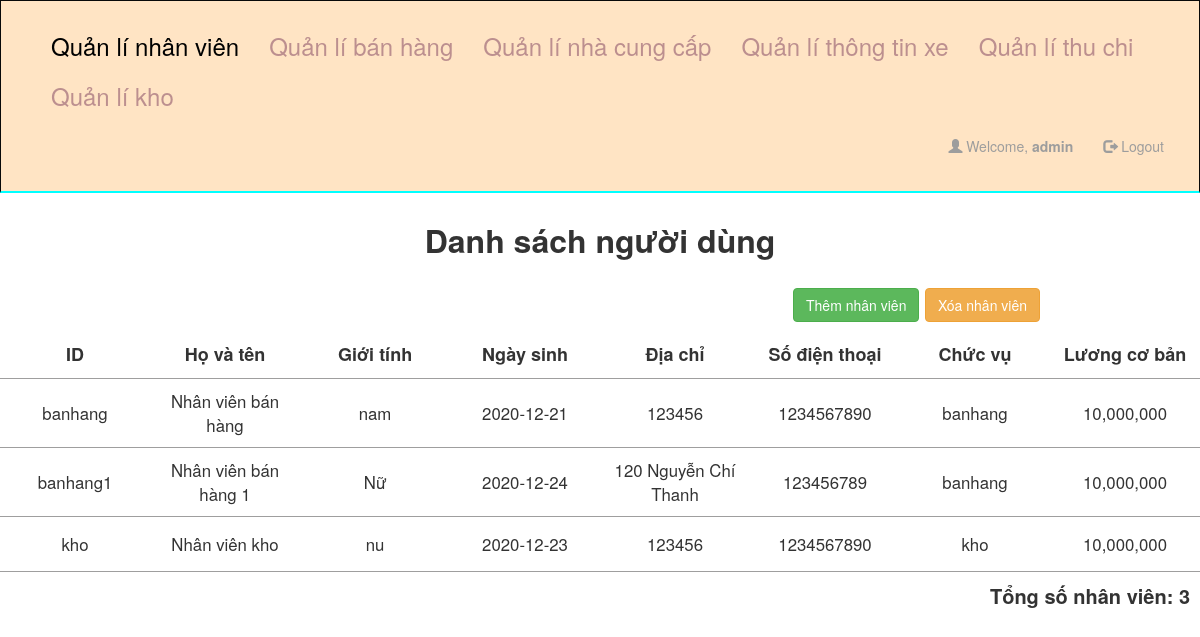
Page /index.php?controller=quanli&action=index (signed in) on the committed database.
### tables this page shows
CREATE TABLE `user` (
  `id` varchar(30) NOT NULL COMMENT 'ID khi dang nhap',
  `pass` varchar(255) NOT NULL,
  `ten` varchar(50) NOT NULL,
  `gioitinh` varchar(5) NOT NULL COMMENT 'nam, nu',
  `namsinh` date NOT NULL COMMENT ' 4 chu so',
  `diachi` varchar(255) NOT NULL,
  `sdt` varchar(10) NOT NULL COMMENT '10 chu so',
  `chucvu` varchar(20) NOT NULL COMMENT 'quanli,banhang, kho',
  `luongcb` varchar(20) NOT NULL DEFAULT '0',
  `state` int(1) NOT NULL DEFAULT 1
);

### app/controller/base_controller.php (called while the page is built, shortened)
<?php
require_once ('app/model/user_model.php');
class base_controller
{
    protected $name;
    public function process($view,$data){
        require_once('app/view/' . $this->name . '/' . $view . '.php');
    }
}

### app/controller/quanli_controller.php (called while the page is built, shortened)
<?php
require_once ('base_controller.php');
class quanli_controller extends base_controller
{
    public function index() {
        $this->process('nhanvien',array());
    }
    public static function get_all_users() {
        return user_model::get_all_users();
    }
}

### app/model/user_model.php (called while the page is built, shortened)
<?php
class user_model
{
    public static function get_all_users() {
        $sql = 'select * from user';
        $db = DB::getDB();
        $stm = $db->prepare($sql);
        $status = $stm->execute();
        if ($status) {
            $result = $stm->get_result();
            $data = array();
            while ($row = $result->fetch_assoc()) {
                array_push($data, $row);
            }
            return $data;
        }
        return null;
    }
}

### app/view/quanli/nhanvien.php (the view, shortened to what this page needs)
<?php
require_once ('app/controller/quanli_controller.php');
?>
<!DOCTYPE html>
<html lang="en">
<head>
    <link rel="stylesheet" href="https://maxcdn.bootstrapcdn.com/bootstrap/3.4.1/css/bootstrap.min.css">
    <link rel="stylesheet" href="/style.css">
</head>
<body>
<nav id="navbar" class="navbar navbar-inverse">
    <div class="container-fluid">
        <ul class="nav navbar-nav">
            <li><a id="quanli_page" href="/index.php?controller=quanli&action=index">Quản lí nhân viên</a></li>
            <li><a id="quanli_page"  href="/index.php?controller=quanli&action=banhang" style="color: rosybrown">Quản lí bán hàng</a></li>
            <li><a id="quanli_page"  href="/index.php?controller=quanli&action=nhacungcap" style="color: rosybrown">Quản lí nhà cung cấp</a></li>
            <li><a id="quanli_page"  href="/index.php?controller=quanli&action=thongtinxe" style="color: rosybrown">Quản lí thông tin xe</a></li>
            <li><a id="quanli_page"  href="/index.php?controller=quanli&action=thuchi" style="color: rosybrown">Quản lí thu chi</a></li>
            <li><a id="quanli_page"  href="/index.php?controller=quanli&action=kho" style="color: rosybrown">Quản lí kho</a></li>
        </ul>
        <ul class="nav navbar-nav navbar-right">
            <li><a href="#"><span class="glyphicon glyphicon-user"></span> Welcome, <b><?= $_SESSION['username'] ?></b></a></li>
            <li><a href="/index.php?controller=login&action=logout"><span class="glyphicon glyphicon-log-out"></span> Logout</a></li>
        </ul>
    </div>
</nav>
<h2 class="text-center">Danh sách người dùng</h2>
<div id="responsive_table">
    <table id="table_list">
        <table id="table_list"">
        <tr class="control">
            <td colspan="7">
                <a href="/index.php?controller=quanli&action=them_user&data=-1" class="btn btn-success">Thêm nhân viên</a></button>
                <button class="btn btn-warning" data-toggle="modal" data-target="#delete_user">Xóa nhân viên</a></button>
            </td>
        </tr>
        <tr class="header">
            <td>ID</td>
            <td>Họ và tên</td>
            <td>Giới tính</td>
            <td>Ngày sinh</td>
            <td>Địa chỉ</td>
            <td>Số điện thoại</td>
            <td>Chức vụ</td>
            <td>Lương cơ bản</td>
        </tr>
        <?php
        $data = quanli_controller::get_all_users();
        $id = '';
        $name = '';
        $gender = '';
        $birth = '';
        $address = '';
        $sdt = '';
        $chucvu = '';
        $luongcb = '';
        $total = 0;
        foreach ($data as $row) {
            if ($row['id'] === $_SESSION['username'] or $row['state']===0) {
                continue;
            }
            else {
                $id = $row['id'];
                $name = $row['ten'];
                $gender = $row['gioitinh'];
                $birth = $row['namsinh'];
                $address = $row['diachi'];
                $sdt = $row['sdt'];
                $chucvu = $row['chucvu'];
                $luongcb = $row['luongcb'];
            }
            $total += 1;
            ?>
            <tr class="item">
                <td><?= $id ?> </td>
                <td><?= $name ?> </td>
                <td><?= $gender ?> </td>
                <td><?= $birth ?> </td>
                <td><?= $address ?> </td>
                <td><?= $sdt ?> </td>
                <td><?= $chucvu ?> </td>
                <td><?= $luongcb ?> </td>
            </tr>
            <?php
        }
        ?>
        <tr class="control">
            <td colspan="8">
                <p>Tổng số nhân viên: <?= $total; ?></p>
            </td>
        </tr>
    </table>
</div>
</body>
</html>

### style.css (style rules this page uses)
* { box-sizing: border-box; }
.text-center { font-size: xx-large; font-weight: bold; padding: 10px; }
#navbar { border-radius: 0; padding: 20px; background: bisque; border-bottom: 2px solid cyan; }
#table_list { border-collapse: collapse; margin: auto; }
table { width: 80%; text-align: center; }
td { padding: 10px; }
tr.item { border-top: 1px solid #9f9e9e; border-bottom: 1px solid #9f9e9e; font-size: larger; }
tr.item td { min-width: 150px; }
tr.header { font-weight: bold; font-size: large; }
#responsive_table { overflow-x:auto; }
.control { text-align: right; font-weight: bold; font-size: 20px; }

### app/view/quanli/nhanvien.php (style rules this page uses)
#quanli_page { font-size: x-large; color: black; }

### rows in the picture
user: id "banhang", ten "Nhân viên bán hàng", gioitinh "nam", namsinh "2020-12-21", diachi "123456", sdt "1234567890", chucvu "banhang", luongcb "10,000,000"
user: id "banhang1", ten "Nhân viên bán hàng 1", gioitinh "Nữ", namsinh "2020-12-24", diachi "120 Nguyễn Chí Thanh", sdt "123456789", chucvu "banhang", luongcb "10,000,000"
user: id "kho", ten "Nhân viên kho", gioitinh "nu", namsinh "2020-12-23", diachi "123456", sdt "1234567890", chucvu "kho", luongcb "10,000,000"

### other values in the picture
$_SESSION['username'] "admin"
$total "3"
